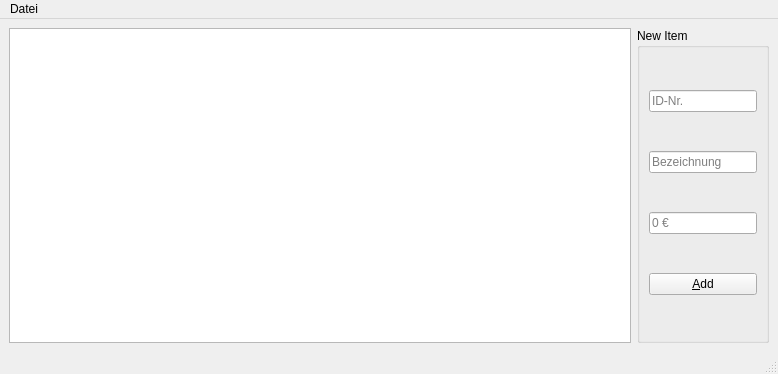
<?xml version="1.0" encoding="UTF-8"?>
<ui version="4.0">
 <class>MainWindow</class>
 <widget class="QMainWindow" name="MainWindow">
  <property name="geometry">
   <rect>
    <x>0</x>
    <y>0</y>
    <width>778</width>
    <height>374</height>
   </rect>
  </property>
  <property name="windowTitle">
   <string>Warenliste</string>
  </property>
  <widget class="QWidget" name="centralwidget">
   <layout class="QGridLayout" name="gridLayout" columnstretch="1,0">
    <item row="0" column="0">
     <widget class="QTableView" name="inventoryView"/>
    </item>
    <item row="0" column="1">
     <widget class="QGroupBox" name="groupBox">
      <property name="title">
       <string>New Item</string>
      </property>
      <layout class="QVBoxLayout" name="verticalLayout">
       <item>
        <widget class="QLineEdit" name="leditID">
         <property name="text">
          <string/>
         </property>
         <property name="placeholderText">
          <string>ID-Nr.</string>
         </property>
        </widget>
       </item>
       <item>
        <widget class="QLineEdit" name="leditDescription">
         <property name="placeholderText">
          <string>Bezeichnung</string>
         </property>
        </widget>
       </item>
       <item>
        <widget class="QLineEdit" name="leditCosts">
         <property name="text">
          <string/>
         </property>
         <property name="placeholderText">
          <string>0 €</string>
         </property>
        </widget>
       </item>
       <item>
        <widget class="QPushButton" name="btnAdd">
         <property name="text">
          <string>&amp;Add</string>
         </property>
        </widget>
       </item>
      </layout>
     </widget>
    </item>
   </layout>
  </widget>
  <widget class="QMenuBar" name="menubar">
   <property name="geometry">
    <rect>
     <x>0</x>
     <y>0</y>
     <width>778</width>
     <height>31</height>
    </rect>
   </property>
   <widget class="QMenu" name="menuDatei">
    <property name="title">
     <string>Datei</string>
    </property>
    <addaction name="actionOpen"/>
    <addaction name="actionSave"/>
   </widget>
   <addaction name="menuDatei"/>
  </widget>
  <widget class="QStatusBar" name="statusbar"/>
  <action name="actionOpen">
   <property name="text">
    <string>Open</string>
   </property>
  </action>
  <action name="actionSave">
   <property name="text">
    <string>Save</string>
   </property>
  </action>
 </widget>
 <tabstops>
  <tabstop>leditID</tabstop>
  <tabstop>leditDescription</tabstop>
  <tabstop>leditCosts</tabstop>
  <tabstop>btnAdd</tabstop>
 </tabstops>
 <resources/>
 <connections/>
</ui>
